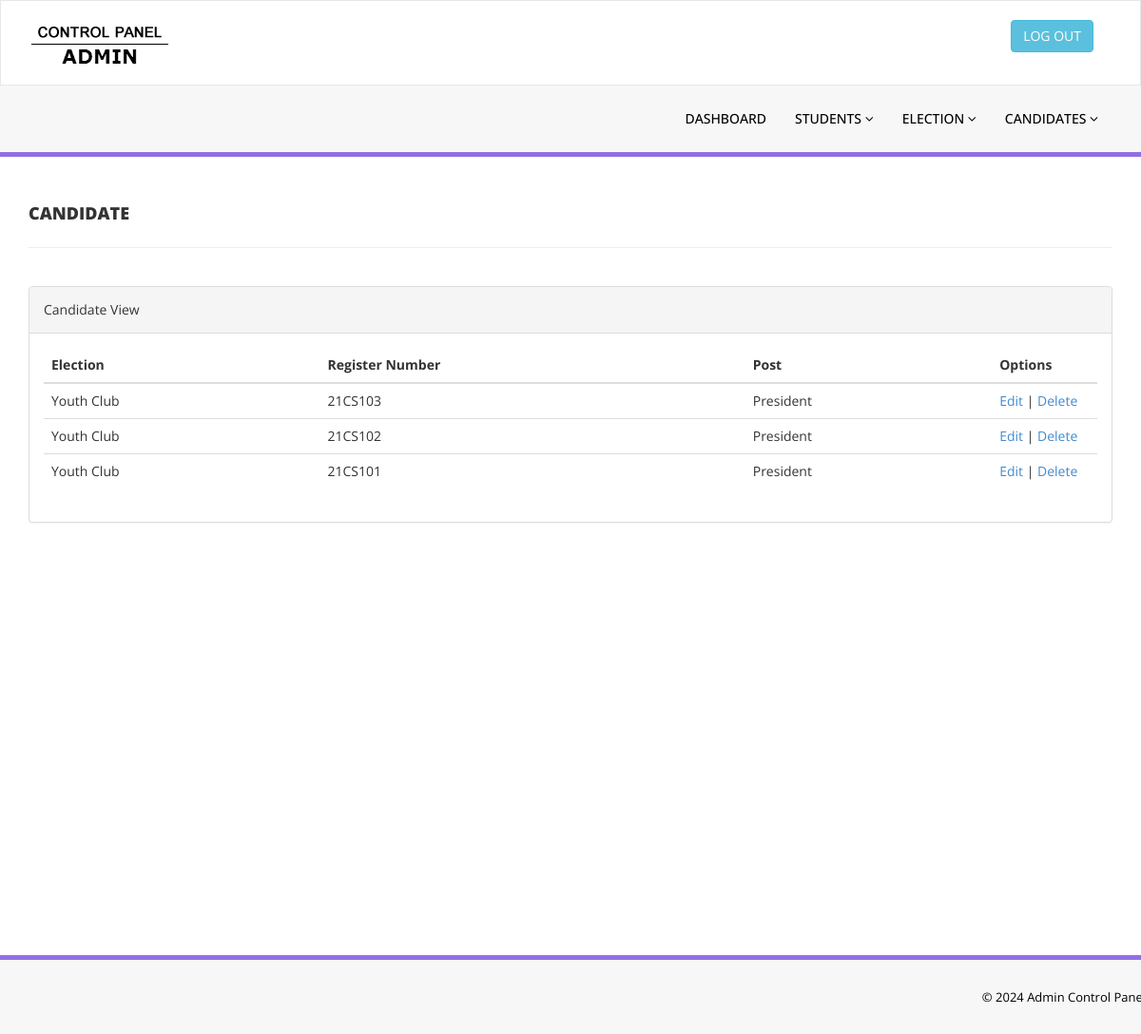
/admin/candidate_view.php (signed in), run on the app's committed database.
### tables this page shows
CREATE TABLE IF NOT EXISTS `candidate` (
  `cansno` int(7) NOT NULL,
  `elesno` int(7) NOT NULL,
  `sturegno` varchar(10) NOT NULL,
  `canpost` varchar(50) NOT NULL
);

CREATE TABLE IF NOT EXISTS `election` (
  `elesno` int(7) NOT NULL,
  `elename` varchar(50) NOT NULL,
  `eledate` date NOT NULL,
  `elestarttime` time NOT NULL,
  `eleendtime` time NOT NULL
);

### admin/candidate_view.php (the view, shortened to what this page needs)
<?php require_once('../Connections/Connection.php'); ?>
<?php
if (!function_exists("GetSQLValueString")) {
function GetSQLValueString($theValue, $theType, $theDefinedValue = "", $theNotDefinedValue = "")
{
  $theValue = function_exists("mysql_real_escape_string") ? mysql_real_escape_string($theValue) : mysql_escape_string($theValue);
  switch ($theType) {
    case "long":
    case "int":
      $theValue = ($theValue != "") ? intval($theValue) : "NULL";
      break;
  }
  return $theValue;
}
}
$query_RsSelectCandidate = "SELECT * FROM candidate ORDER BY cansno DESC";
$RsSelectCandidate = mysql_query($query_RsSelectCandidate, $Connection) or die(mysql_error());
$row_RsSelectCandidate = mysql_fetch_assoc($RsSelectCandidate);
?>
<!DOCTYPE html>
<html xmlns="http://www.w3.org/1999/xhtml">
<head>
    <link href="../assets/css/bootstrap.css" rel="stylesheet" />
    <link href="../assets/css/font-awesome.css" rel="stylesheet" />
    <link href="../assets/css/style.css" rel="stylesheet" />
</head>
<body>
    <?php require_once('header_top.php'); ?>
    <section class="menu-section">
        <div class="container">
            <?php require_once('menu.php'); ?>
        </div>
    </section>
    <div class="content-wrapper">
         <div class="container">
        <div class="row pad-botm">
            <div class="col-md-12">
                <h4 class="header-line">Candidate</h4>
                            </div>
        </div>
        <div class="row">
                <div class="col-md-12">
                    <div class="panel panel-default">
                        <div class="panel-heading">
                            Candidate View
                        </div>
                        <div class="panel-body">
                            <div class="table-responsive">
                                <table class="table table-hover">
                                    <thead>
                                        <tr>
                                            <th>Election</th>
                                            <th>Register Number</th>
                                            <th>Post</th>
                                            <th width="10%">Options</th>
                                        </tr>
                                    </thead>
                                    <tbody>
                                        <?php
										do {
$colname_RsSelectElection = "-1";
if (isset($row_RsSelectCandidate['elesno'])) {
  $colname_RsSelectElection = $row_RsSelectCandidate['elesno'];
}
$query_RsSelectElection = sprintf("SELECT * FROM election WHERE elesno = %s", GetSQLValueString($colname_RsSelectElection, "int"));
$RsSelectElection = mysql_query($query_RsSelectElection, $Connection) or die(mysql_error());
$row_RsSelectElection = mysql_fetch_assoc($RsSelectElection);
										?>
                                        <tr>
                                            <td><?php echo $row_RsSelectElection['elename']; ?></td>
                                      <td><?php echo $row_RsSelectCandidate['sturegno']; ?></td>
                                      <td><?php echo $row_RsSelectCandidate['canpost']; ?></td>
                                            <td><a href="candidate_edit.php?id=<?php echo $row_RsSelectCandidate['cansno']; ?>">Edit</a> | <a href="candidate_delete.php?id=<?php echo $row_RsSelectCandidate['cansno']; ?>" onclick="return confirm('Are you sure you want to delete?');">Delete</a></td>
                                        </tr>
                                        <?php } while ($row_RsSelectCandidate = mysql_fetch_assoc($RsSelectCandidate)); ?>
                                    </tbody>
                                </table>
                            </div>
                        </div>
                    </div>
                </div>
            </div>
    </div>
    </div>
    <section class="footer-section">
        <div class="container">
            <?php require_once('footer_copyright.php'); ?>
        </div>
    </section>
</body>
</html>

### assets/css/style.css (style rules this page uses)
.content-wrapper { margin-top: 40px; min-height:800px; padding-bottom:90px; }
.header-line { font-weight:900; padding-bottom:25px; border-bottom:1px solid #eeeeee; text-transform:uppercase; }
.pad-botm { padding-bottom:30px; }
.menu-section { background-color: #f7f7f7; border-bottom:5px solid #9170E4; width:100% }
.footer-section { padding:25px 50px 25px 50px; color:#000; font-size:13px; background-color: #f7f7f7; text-align:right; border-top:5px solid #9170E4; }

### data on the page
candidate: election.elename "Youth Club", sturegno "21CS103", canpost "President"
candidate: election.elename "Youth Club", sturegno "21CS102", canpost "President"
candidate: election.elename "Youth Club", sturegno "21CS101", canpost "President"
